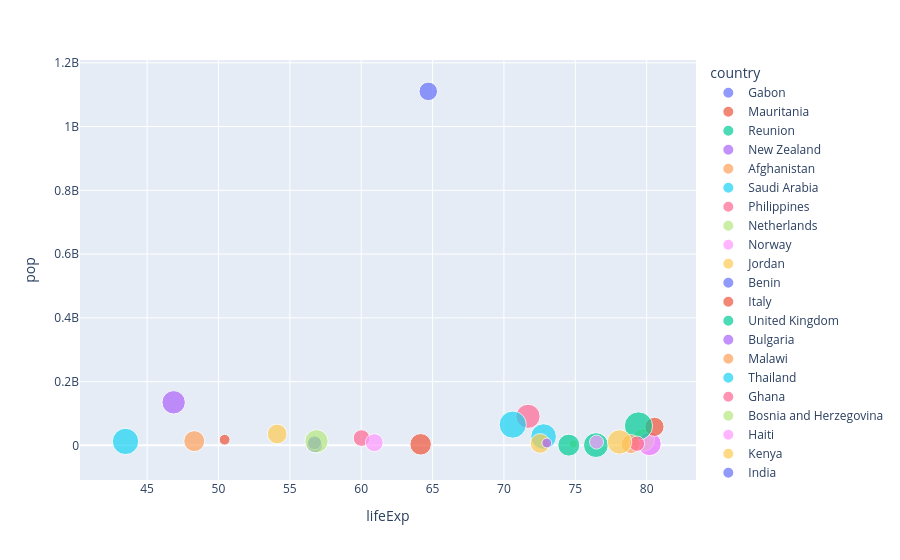

This figure's notebook cell:
### Code cell
px.scatter(temp,x='lifeExp',y='pop',color='country',size='iso_num')

### Figure 1 — Plotly figure (JSON) as saved in the notebook; plotly's stock layout.template omitted (floating-point values rounded to 4 significant figures)
{"data": [{"hovertemplate": "country=Gabon<br>lifeExp=%{x}<br>pop=%{y}<br>iso_num=%{marker.size}<extra></extra>", "legendgroup": "Gabon", "marker": {"color": "#636efa", "size": [266], "sizemode": "area", "sizeref": 2.065, "symbol": "circle"}, "mode": "markers", "name": "Gabon", "orientation": "v", "showlegend": true, "type": "scatter", "x": [56.73], "xaxis": "x", "y": [1454867], "yaxis": "y"}, {"hovertemplate": "country=Mauritania<br>lifeExp=%{x}<br>pop=%{y}<br>iso_num=%{marker.size}<extra></extra>", "legendgroup": "Mauritania", "marker": {"color": "#EF553B", "size": [478], "sizemode": "area", "sizeref": 2.065, "symbol": "circle"}, "mode": "markers", "name": "Mauritania", "orientation": "v", "showlegend": true, "type": "scatter", "x": [64.16], "xaxis": "x", "y": [3270065], "yaxis": "y"}, {"hovertemplate": "country=Reunion<br>lifeExp=%{x}<br>pop=%{y}<br>iso_num=%{marker.size}<extra></extra>", "legendgroup": "Reunion", "marker": {"color": "#00cc96", "size": [638], "sizemode": "area", "sizeref": 2.065, "symbol": "circle"}, "mode": "markers", "name": "Reunion", "orientation": "v", "showlegend": true, "type": "scatter", "x": [76.44], "xaxis": "x", "y": [798094], "yaxis": "y"}, {"hovertemplate": "country=New Zealand<br>lifeExp=%{x}<br>pop=%{y}<br>iso_num=%{marker.size}<extra></extra>", "legendgroup": "New Zealand", "marker": {"color": "#ab63fa", "size": [554], "sizemode": "area", "sizeref": 2.065, "symbol": "circle"}, "mode": "markers", "name": "New Zealand", "orientation": "v", "showlegend": true, "type": "scatter", "x": [80.2], "xaxis": "x", "y": [4115771], "yaxis": "y"}, {"hovertemplate": "country=Afghanistan<br>lifeExp=%{x}<br>pop=%{y}<br>iso_num=%{marker.size}<extra></extra>", "legendgroup": "Afghanistan", "marker": {"color": "#FFA15A", "size": [4], "sizemode": "area", "sizeref": 2.065, "symbol": "circle"}, "mode": "markers", "name": "Afghanistan", "orientation": "v", "showlegend": true, "type": "scatter", "x": [43.83], "xaxis": "x", "y": [31889923], "yaxis": "y"}, {"hovertemplate": "country=Saudi Arabia<br>lifeExp=%{x}<br>pop=%{y}<br>iso_num=%{marker.size}<extra></extra>", "legendgroup": "Saudi Arabia", "marker": {"color": "#19d3f3", "size": [682], "sizemode": "area", "sizeref": 2.065, "symbol": "circle"}, "mode": "markers", "name": "Saudi Arabia", "orientation": "v", "showlegend": true, "type": "scatter", "x": [72.78], "xaxis": "x", "y": [27601038], "yaxis": "y"}, {"hovertemplate": "country=Philippines<br>lifeExp=%{x}<br>pop=%{y}<br>iso_num=%{marker.size}<extra></extra>", "legendgroup": "Philippines", "marker": {"color": "#FF6692", "size": [608], "sizemode": "area", "sizeref": 2.065, "symbol": "circle"}, "mode": "markers", "name": "Philippines", "orientation": "v", "showlegend": true, "type": "scatter", "x": [71.69], "xaxis": "x", "y": [91077287], "yaxis": "y"}, {"hovertemplate": "country=Netherlands<br>lifeExp=%{x}<br>pop=%{y}<br>iso_num=%{marker.size}<extra></extra>", "legendgroup": "Netherlands", "marker": {"color": "#B6E880", "size": [528], "sizemode": "area", "sizeref": 2.065, "symbol": "circle"}, "mode": "markers", "name": "Netherlands", "orientation": "v", "showlegend": true, "type": "scatter", "x": [79.76], "xaxis": "x", "y": [16570613], "yaxis": "y"}, {"hovertemplate": "country=Norway<br>lifeExp=%{x}<br>pop=%{y}<br>iso_num=%{marker.size}<extra></extra>", "legendgroup": "Norway", "marker": {"color": "#FF97FF", "size": [578], "sizemode": "area", "sizeref": 2.065, "symbol": "circle"}, "mode": "markers", "name": "Norway", "orientation": "v", "showlegend": true, "type": "scatter", "x": [80.2], "xaxis": "x", "y": [4627926], "yaxis": "y"}, {"hovertemplate": "country=Jordan<br>lifeExp=%{x}<br>pop=%{y}<br>iso_num=%{marker.size}<extra></extra>", "legendgroup": "Jordan", "marker": {"color": "#FECB52", "size": [400], "sizemode": "area", "sizeref": 2.065, "symbol": "circle"}, "mode": "markers", "name": "Jordan", "orientation": "v", "showlegend": true, "type": "scatter", "x": [72.53], "xaxis": "x", "y": [6053193], "yaxis": "y"}, {"hovertemplate": "country=Benin<br>lifeExp=%{x}<br>pop=%{y}<br>iso_num=%{marker.size}<extra></extra>", "legendgroup": "Benin", "marker": {"color": "#636efa", "size": [204], "sizemode": "area", "sizeref": 2.065, "symbol": "circle"}, "mode": "markers", "name": "Benin", "orientation": "v", "showlegend": true, "type": "scatter", "x": [56.73], "xaxis": "x", "y": [8078314], "yaxis": "y"}, {"hovertemplate": "country=Italy<br>lifeExp=%{x}<br>pop=%{y}<br>iso_num=%{marker.size}<extra></extra>", "legendgroup": "Italy", "marker": {"color": "#EF553B", "size": [380], "sizemode": "area", "sizeref": 2.065, "symbol": "circle"}, "mode": "markers", "name": "Italy", "orientation": "v", "showlegend": true, "type": "scatter", "x": [80.55], "xaxis": "x", "y": [58147733], "yaxis": "y"}, {"hovertemplate": "country=United Kingdom<br>lifeExp=%{x}<br>pop=%{y}<br>iso_num=%{marker.size}<extra></extra>", "legendgroup": "United Kingdom", "marker": {"color": "#00cc96", "size": [826], "sizemode": "area", "sizeref": 2.065, "symbol": "circle"}, "mode": "markers", "name": "United Kingdom", "orientation": "v", "showlegend": true, "type": "scatter", "x": [79.42], "xaxis": "x", "y": [60776238], "yaxis": "y"}, {"hovertemplate": "country=Bulgaria<br>lifeExp=%{x}<br>pop=%{y}<br>iso_num=%{marker.size}<extra></extra>", "legendgroup": "Bulgaria", "marker": {"color": "#ab63fa", "size": [100], "sizemode": "area", "sizeref": 2.065, "symbol": "circle"}, "mode": "markers", "name": "Bulgaria", "orientation": "v", "showlegend": true, "type": "scatter", "x": [73.0], "xaxis": "x", "y": [7322858], "yaxis": "y"}, {"hovertemplate": "country=Malawi<br>lifeExp=%{x}<br>pop=%{y}<br>iso_num=%{marker.size}<extra></extra>", "legendgroup": "Malawi", "marker": {"color": "#FFA15A", "size": [454], "sizemode": "area", "sizeref": 2.065, "symbol": "circle"}, "mode": "markers", "name": "Malawi", "orientation": "v", "showlegend": true, "type": "scatter", "x": [48.3], "xaxis": "x", "y": [13327079], "yaxis": "y"}, {"hovertemplate": "country=Thailand<br>lifeExp=%{x}<br>pop=%{y}<br>iso_num=%{marker.size}<extra></extra>", "legendgroup": "Thailand", "marker": {"color": "#19d3f3", "size": [764], "sizemode": "area", "sizeref": 2.065, "symbol": "circle"}, "mode": "markers", "name": "Thailand", "orientation": "v", "showlegend": true, "type": "scatter", "x": [70.62], "xaxis": "x", "y": [65068149], "yaxis": "y"}, {"hovertemplate": "country=Ghana<br>lifeExp=%{x}<br>pop=%{y}<br>iso_num=%{marker.size}<extra></extra>", "legendgroup": "Ghana", "marker": {"color": "#FF6692", "size": [288], "sizemode": "area", "sizeref": 2.065, "symbol": "circle"}, "mode": "markers", "name": "Ghana", "orientation": "v", "showlegend": true, "type": "scatter", "x": [60.02], "xaxis": "x", "y": [22873338], "yaxis": "y"}, {"hovertemplate": "country=Bosnia and Herzegovina<br>lifeExp=%{x}<br>pop=%{y}<br>iso_num=%{marker.size}<extra></extra>", "legendgroup": "Bosnia and Herzegovina", "marker": {"color": "#B6E880", "size": [70], "sizemode": "area", "sizeref": 2.065, "symbol": "circle"}, "mode": "markers", "name": "Bosnia and Herzegovina", "orientation": "v", "showlegend": true, "type": "scatter", "x": [74.85], "xaxis": "x", "y": [4552198], "yaxis": "y"}, {"hovertemplate": "country=Haiti<br>lifeExp=%{x}<br>pop=%{y}<br>iso_num=%{marker.size}<extra></extra>", "legendgroup": "Haiti", "marker": {"color": "#FF97FF", "size": [332], "sizemode": "area", "sizeref": 2.065, "symbol": "circle"}, "mode": "markers", "name": "Haiti", "orientation": "v", "showlegend": true, "type": "scatter", "x": [60.92], "xaxis": "x", "y": [8502814], "yaxis": "y"}, {"hovertemplate": "country=Kenya<br>lifeExp=%{x}<br>pop=%{y}<br>iso_num=%{marker.size}<extra></extra>", "legendgroup": "Kenya", "marker": {"color": "#FECB52", "size": [404], "sizemode": "area", "sizeref": 2.065, "symbol": "circle"}, "mode": "markers", "name": "Kenya", "orientation": "v", "showlegend": true, "type": "scatter", "x": [54.11], "xaxis": "x", "y": [35610177], "yaxis": "y"}, {"hovertemplate": "country=India<br>lifeExp=%{x}<br>pop=%{y}<br>iso_num=%{marker.size}<extra></extra>", "legendgroup": "India", "marker": {"color": "#636efa", "size": [356], "sizemode": "area", "sizeref": 2.065, "symbol": "circle"}, "mode": "markers", "name": "India", "orientation": "v", "showlegend": true, "type": "scatter", "x": [64.7], "xaxis": "x", "y": [1110396331], "yaxis": "y"}, {"hovertemplate": "country=Cameroon<br>lifeExp=%{x}<br>pop=%{y}<br>iso_num=%{marker.size}<extra></extra>", "legendgroup": "Cameroon", "marker": {"color": "#EF553B", "size": [120], "sizemode": "area", "sizeref": 2.065, "symbol": "circle"}, "mode": "markers", "name": "Cameroon", "orientation": "v", "showlegend": true, "type": "scatter", "x": [50.43], "xaxis": "x", "y": [17696293], "yaxis": "y"}, {"hovertemplate": "country=Montenegro<br>lifeExp=%{x}<br>pop=%{y}<br>iso_num=%{marker.size}<extra></extra>", "legendgroup": "Montenegro", "marker": {"color": "#00cc96", "size": [499], "sizemode": "area", "sizeref": 2.065, "symbol": "circle"}, "mode": "markers", "name": "Montenegro", "orientation": "v", "showlegend": true, "type": "scatter", "x": [74.54], "xaxis": "x", "y": [684736], "yaxis": "y"}, {"hovertemplate": "country=Nigeria<br>lifeExp=%{x}<br>pop=%{y}<br>iso_num=%{marker.size}<extra></extra>", "legendgroup": "Nigeria", "marker": {"color": "#ab63fa", "size": [566], "sizemode": "area", "sizeref": 2.065, "symbol": "circle"}, "mode": "markers", "name": "Nigeria", "orientation": "v", "showlegend": true, "type": "scatter", "x": [46.86], "xaxis": "x", "y": [135031164], "yaxis": "y"}, {"hovertemplate": "country=Ireland<br>lifeExp=%{x}<br>pop=%{y}<br>iso_num=%{marker.size}<extra></extra>", "legendgroup": "Ireland", "marker": {"color": "#FFA15A", "size": [372], "sizemode": "area", "sizeref": 2.065, "symbol": "circle"}, "mode": "markers", "name": "Ireland", "orientation": "v", "showlegend": true, "type": "scatter", "x": [78.89], "xaxis": "x", "y": [4109086], "yaxis": "y"}, {"hovertemplate": "country=Zimbabwe<br>lifeExp=%{x}<br>pop=%{y}<br>iso_num=%{marker.size}<extra></extra>", "legendgroup": "Zimbabwe", "marker": {"color": "#19d3f3", "size": [716], "sizemode": "area", "sizeref": 2.065, "symbol": "circle"}, "mode": "markers", "name": "Zimbabwe", "orientation": "v", "showlegend": true, "type": "scatter", "x": [43.49], "xaxis": "x", "y": [12311143], "yaxis": "y"}, {"hovertemplate": "country=Finland<br>lifeExp=%{x}<br>pop=%{y}<br>iso_num=%{marker.size}<extra></extra>", "legendgroup": "Finland", "marker": {"color": "#FF6692", "size": [246], "sizemode": "area", "sizeref": 2.065, "symbol": "circle"}, "mode": "markers", "name": "Finland", "orientation": "v", "showlegend": true, "type": "scatter", "x": [79.31], "xaxis": "x", "y": [5238460], "yaxis": "y"}, {"hovertemplate": "country=Niger<br>lifeExp=%{x}<br>pop=%{y}<br>iso_num=%{marker.size}<extra></extra>", "legendgroup": "Niger", "marker": {"color": "#B6E880", "size": [562], "sizemode": "area", "sizeref": 2.065, "symbol": "circle"}, "mode": "markers", "name": "Niger", "orientation": "v", "showlegend": true, "type": "scatter", "x": [56.87], "xaxis": "x", "y": [12894865], "yaxis": "y"}, {"hovertemplate": "country=Czech Republic<br>lifeExp=%{x}<br>pop=%{y}<br>iso_num=%{marker.size}<extra></extra>", "legendgroup": "Czech Republic", "marker": {"color": "#FF97FF", "size": [203], "sizemode": "area", "sizeref": 2.065, "symbol": "circle"}, "mode": "markers", "name": "Czech Republic", "orientation": "v", "showlegend": true, "type": "scatter", "x": [76.49], "xaxis": "x", "y": [10228744], "yaxis": "y"}, {"hovertemplate": "country=Portugal<br>lifeExp=%{x}<br>pop=%{y}<br>iso_num=%{marker.size}<extra></extra>", "legendgroup": "Portugal", "marker": {"color": "#FECB52", "size": [620], "sizemode": "area", "sizeref": 2.065, "symbol": "circle"}, "mode": "markers", "name": "Portugal", "orientation": "v", "showlegend": true, "type": "scatter", "x": [78.1], "xaxis": "x", "y": [10642836], "yaxis": "y"}], "layout": {"legend": {"itemsizing": "constant", "title": {"text": "country"}, "tracegroupgap": 0}, "margin": {"t": 60}, "xaxis": {"anchor": "y", "domain": [0, 1], "title": {"text": "lifeExp"}}, "yaxis": {"anchor": "x", "domain": [0, 1], "title": {"text": "pop"}}}}
